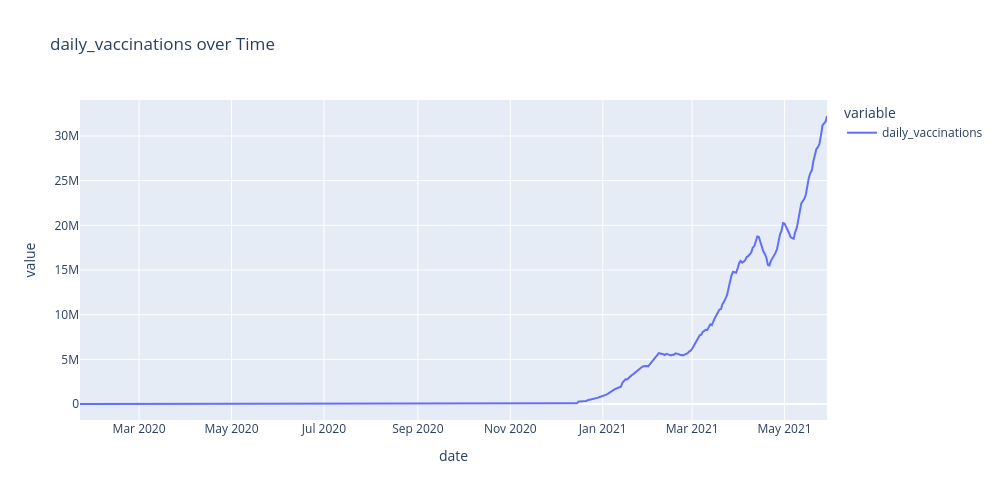

Write notebook code for a chart like this one.
### Code cell
#Задание 7.5

line_data = covid_df.groupby('date', as_index=False).sum()
fig = px.line(
    data_frame=line_data, #DataFrame
    x='date', #ось абсцисс
    y=['daily_vaccinations'], #ось ординат
    height=500, #высота
    width=1000, #ширина
    title='daily_vaccinations over Time' #заголовок
)
fig.show()

### Figure 1 — Plotly figure (JSON) as saved in the notebook; plotly's stock layout.template omitted (floating-point values rounded to 4 significant figures; data arrays with more than 128 entries replaced by an {"elided": "..."} marker saying what was removed)
{"data": [{"hovertemplate": "variable=daily_vaccinations<br>date=%{x}<br>value=%{y}<extra></extra>", "legendgroup": "daily_vaccinations", "line": {"color": "#636efa", "dash": "solid"}, "marker": {"symbol": "circle"}, "mode": "lines", "name": "daily_vaccinations", "orientation": "v", "showlegend": true, "type": "scatter", "x": {"elided": "494 str values"}, "xaxis": "x", "y": {"elided": "494 float values"}, "yaxis": "y"}], "layout": {"height": 500, "legend": {"title": {"text": "variable"}, "tracegroupgap": 0}, "title": {"text": "daily_vaccinations over Time"}, "width": 1000, "xaxis": {"anchor": "y", "domain": [0, 1], "title": {"text": "date"}}, "yaxis": {"anchor": "x", "domain": [0, 1], "title": {"text": "value"}}}}
